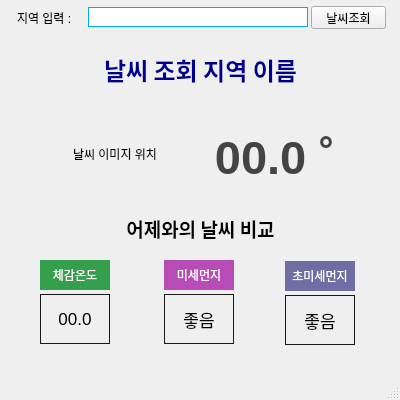
<?xml version="1.0" encoding="UTF-8"?>
<ui version="4.0">
 <class>MainWindow</class>
 <widget class="QMainWindow" name="MainWindow">
  <property name="geometry">
   <rect>
    <x>0</x>
    <y>0</y>
    <width>400</width>
    <height>400</height>
   </rect>
  </property>
  <property name="windowTitle">
   <string>MainWindow</string>
  </property>
  <widget class="QWidget" name="centralwidget">
   <widget class="QLabel" name="label">
    <property name="geometry">
     <rect>
      <x>17</x>
      <y>10</y>
      <width>71</width>
      <height>16</height>
     </rect>
    </property>
    <property name="text">
     <string>지역 입력 :</string>
    </property>
   </widget>
   <widget class="QLineEdit" name="area_input">
    <property name="geometry">
     <rect>
      <x>88</x>
      <y>7</y>
      <width>220</width>
      <height>20</height>
     </rect>
    </property>
    <property name="styleSheet">
     <string notr="true">border:1px solid rgb(0, 170, 255);</string>
    </property>
   </widget>
   <widget class="QPushButton" name="search_btn">
    <property name="geometry">
     <rect>
      <x>311</x>
      <y>6</y>
      <width>75</width>
      <height>23</height>
     </rect>
    </property>
    <property name="text">
     <string>날씨조회</string>
    </property>
   </widget>
   <widget class="QLabel" name="area_title">
    <property name="geometry">
     <rect>
      <x>20</x>
      <y>49</y>
      <width>361</width>
      <height>41</height>
     </rect>
    </property>
    <property name="font">
     <font>
      <family>함초롬돋움</family>
      <pointsize>18</pointsize>
      <weight>75</weight>
      <bold>true</bold>
     </font>
    </property>
    <property name="styleSheet">
     <string notr="true">color: rgb(0, 0, 144);</string>
    </property>
    <property name="text">
     <string>날씨 조회 지역 이름</string>
    </property>
    <property name="alignment">
     <set>Qt::AlignCenter</set>
    </property>
   </widget>
   <widget class="QLabel" name="weather_img">
    <property name="geometry">
     <rect>
      <x>60</x>
      <y>104</y>
      <width>110</width>
      <height>100</height>
     </rect>
    </property>
    <property name="text">
     <string>날씨 이미지 위치</string>
    </property>
    <property name="alignment">
     <set>Qt::AlignCenter</set>
    </property>
   </widget>
   <widget class="QLabel" name="now_temper">
    <property name="geometry">
     <rect>
      <x>190</x>
      <y>112</y>
      <width>170</width>
      <height>91</height>
     </rect>
    </property>
    <property name="font">
     <font>
      <family>Arial</family>
      <pointsize>35</pointsize>
      <weight>75</weight>
      <bold>true</bold>
     </font>
    </property>
    <property name="styleSheet">
     <string notr="true">color: rgb(68, 68, 68);</string>
    </property>
    <property name="text">
     <string>00.0 ˚</string>
    </property>
    <property name="alignment">
     <set>Qt::AlignCenter</set>
    </property>
   </widget>
   <widget class="QLabel" name="yester_temper">
    <property name="geometry">
     <rect>
      <x>70</x>
      <y>208</y>
      <width>261</width>
      <height>41</height>
     </rect>
    </property>
    <property name="font">
     <font>
      <family>맑은 고딕</family>
      <pointsize>14</pointsize>
      <weight>75</weight>
      <bold>true</bold>
     </font>
    </property>
    <property name="text">
     <string>어제와의 날씨 비교</string>
    </property>
    <property name="alignment">
     <set>Qt::AlignCenter</set>
    </property>
   </widget>
   <widget class="QLabel" name="label_6">
    <property name="geometry">
     <rect>
      <x>40</x>
      <y>260</y>
      <width>70</width>
      <height>30</height>
     </rect>
    </property>
    <property name="font">
     <font>
      <family>맑은 고딕</family>
      <pointsize>9</pointsize>
     </font>
    </property>
    <property name="styleSheet">
     <string notr="true">background-color:rgb(53, 159, 78);
color: rgb(255, 255, 255);</string>
    </property>
    <property name="text">
     <string>체감온도</string>
    </property>
    <property name="alignment">
     <set>Qt::AlignCenter</set>
    </property>
   </widget>
   <widget class="QLabel" name="sense_temper">
    <property name="geometry">
     <rect>
      <x>40</x>
      <y>294</y>
      <width>70</width>
      <height>50</height>
     </rect>
    </property>
    <property name="font">
     <font>
      <family>Arial</family>
      <pointsize>13</pointsize>
     </font>
    </property>
    <property name="styleSheet">
     <string notr="true">border:1px solid rgb(25, 25, 25);</string>
    </property>
    <property name="text">
     <string>00.0</string>
    </property>
    <property name="alignment">
     <set>Qt::AlignCenter</set>
    </property>
   </widget>
   <widget class="QLabel" name="label_8">
    <property name="geometry">
     <rect>
      <x>164</x>
      <y>260</y>
      <width>70</width>
      <height>30</height>
     </rect>
    </property>
    <property name="font">
     <font>
      <family>맑은 고딕</family>
      <pointsize>9</pointsize>
     </font>
    </property>
    <property name="styleSheet">
     <string notr="true">background-color:rgb(184, 76, 182);
color: rgb(255, 255, 255);</string>
    </property>
    <property name="text">
     <string>미세먼지</string>
    </property>
    <property name="alignment">
     <set>Qt::AlignCenter</set>
    </property>
   </widget>
   <widget class="QLabel" name="dust1_info">
    <property name="geometry">
     <rect>
      <x>164</x>
      <y>294</y>
      <width>70</width>
      <height>50</height>
     </rect>
    </property>
    <property name="font">
     <font>
      <family>Arial</family>
      <pointsize>13</pointsize>
     </font>
    </property>
    <property name="styleSheet">
     <string notr="true">border:1px solid rgb(25, 25, 25);</string>
    </property>
    <property name="text">
     <string>좋음</string>
    </property>
    <property name="alignment">
     <set>Qt::AlignCenter</set>
    </property>
   </widget>
   <widget class="QLabel" name="dust2_info">
    <property name="geometry">
     <rect>
      <x>285</x>
      <y>295</y>
      <width>70</width>
      <height>50</height>
     </rect>
    </property>
    <property name="font">
     <font>
      <family>Arial</family>
      <pointsize>13</pointsize>
     </font>
    </property>
    <property name="styleSheet">
     <string notr="true">border:1px solid rgb(25, 25, 25);</string>
    </property>
    <property name="text">
     <string>좋음</string>
    </property>
    <property name="alignment">
     <set>Qt::AlignCenter</set>
    </property>
   </widget>
   <widget class="QLabel" name="label_11">
    <property name="geometry">
     <rect>
      <x>285</x>
      <y>261</y>
      <width>70</width>
      <height>30</height>
     </rect>
    </property>
    <property name="font">
     <font>
      <family>맑은 고딕</family>
      <pointsize>9</pointsize>
     </font>
    </property>
    <property name="styleSheet">
     <string notr="true">background-color:rgb(110, 110, 165);
color: rgb(255, 255, 255);</string>
    </property>
    <property name="text">
     <string>초미세먼지</string>
    </property>
    <property name="alignment">
     <set>Qt::AlignCenter</set>
    </property>
   </widget>
  </widget>
  <widget class="QMenuBar" name="menubar">
   <property name="geometry">
    <rect>
     <x>0</x>
     <y>0</y>
     <width>400</width>
     <height>21</height>
    </rect>
   </property>
  </widget>
  <widget class="QStatusBar" name="statusbar"/>
 </widget>
 <resources/>
 <connections/>
</ui>
